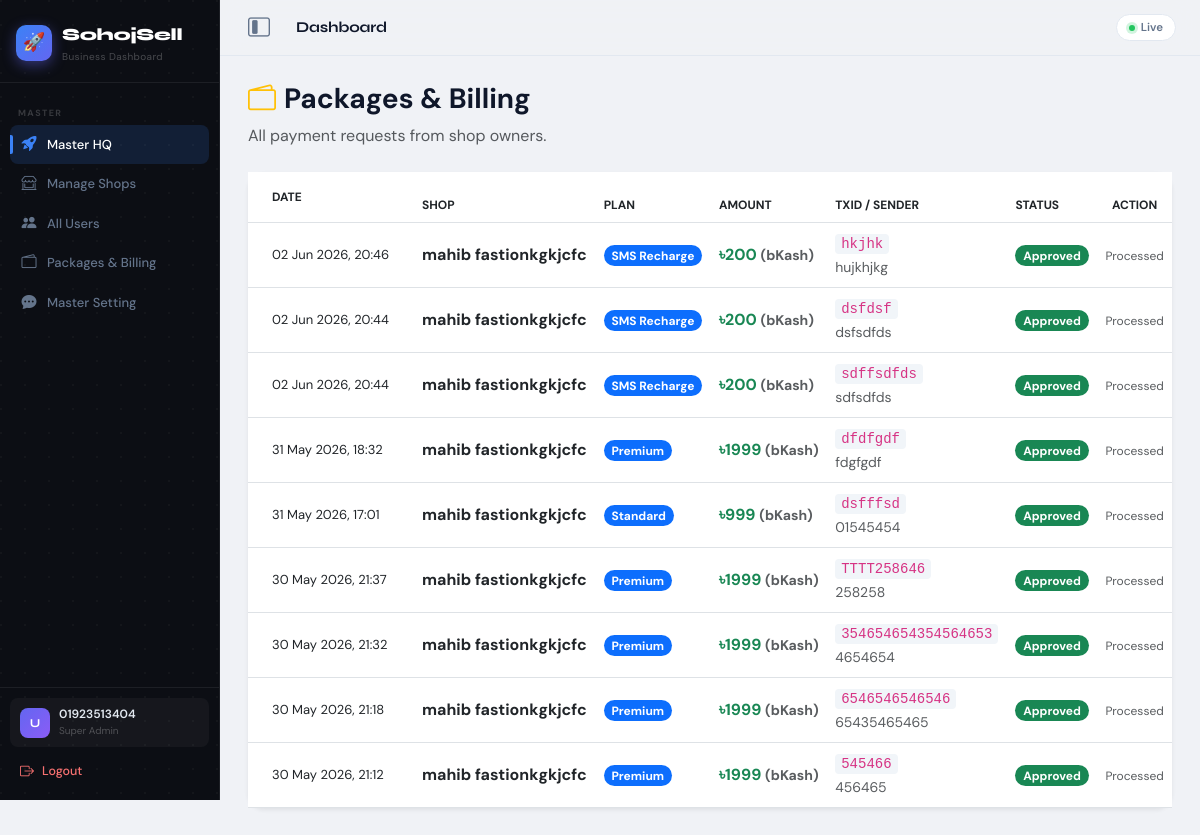
Screenshot of /saas-master/billing/ (signed in) with the database file from the repository.
### accounts/models.py (models this page shows, shortened)
class User(AbstractBaseUser, PermissionsMixin):
    phone_number = models.CharField(max_length=15, unique=True, verbose_name='Phone Number')
    name = models.CharField(max_length=100, blank=True, null=True, verbose_name='Full Name')
    is_active = models.BooleanField(default=True)
    is_staff = models.BooleanField(default=False)
    date_joined = models.DateTimeField(auto_now_add=True)
    objects = UserManager()
    USERNAME_FIELD = 'phone_number'
    REQUIRED_FIELDS = []

### store/models.py (models this page shows, shortened)
class PaymentRequest(models.Model):
    shop = models.ForeignKey(Shop, on_delete=models.CASCADE, related_name='payment_requests')
    plan_name = models.CharField(max_length=50)  # Basic, Standard, Premium
    payment_method = models.CharField(max_length=20, choices=[('bKash', 'bKash'), ('Nagad', 'Nagad')])
    sender_number = models.CharField(max_length=15)
    transaction_id = models.CharField(max_length=100, unique=True)
    amount = models.DecimalField(max_digits=10, decimal_places=2)
    STATUS_CHOICES = [
        ('Pending', 'Pending'),
        ('Approved', 'Approved'),
        ('Rejected', 'Rejected'),
    ]
    status = models.CharField(max_length=20, choices=STATUS_CHOICES, default='Pending')
    created_at = models.DateTimeField(auto_now_add=True)

class Shop(models.Model):
    user = models.OneToOneField(settings.AUTH_USER_MODEL, on_delete=models.CASCADE, related_name='shop')
    name = models.CharField(max_length=200)
    slug = models.SlugField(max_length=100, unique=True, blank=True, null=True)
    custom_domain = models.CharField(max_length=255, blank=True, null=True, unique=True, help_text='e.g. www.myanshop.com')
    facebook_page_url = models.URLField(max_length=255, blank=True, null=True)
    instagram_link = models.URLField(max_length=255, blank=True, null=True)
    youtube_link = models.URLField(max_length=255, blank=True, null=True)
    privacy_policy = models.TextField(blank=True, null=True, help_text="আপনার স্টোরের প্রাইভেসি পলিসি লিখুন")
    return_policy = models.TextField(blank=True, null=True, help_text="আপনার স্টোরের রিটার্ন পলিসি লিখুন")
    phone = models.CharField(max_length=20, blank=True, null=True)
    address = models.TextField(blank=True, null=True)
    logo = models.ImageField(upload_to='shop_logos/', blank=True, null=True)
    store_tagline = models.CharField(max_length=200, blank=True, null=True, help_text='e.g. Fast Delivery | Best Quality')
    store_banner_color = models.CharField(max_length=7, default='#0d6efd', help_text='Hex color for store banner')
    steadfast_api_key = models.CharField(max_length=255, blank=True, null=True)
    steadfast_secret_key = models.CharField(max_length=255, blank=True, null=True)
    pathao_store_id = models.CharField(max_length=255, blank=True, null=True)
    pathao_access_token = models.TextField(blank=True, null=True)
    redx_access_token = models.TextField(blank=True, null=True)
    sms_api_key = models.CharField(max_length=255, blank=True, null=True)
    sms_balance = models.IntegerField(default=0)
    is_sms_active = models.BooleanField(default=True, help_text="Turn on/off SMS sending")
    PLAN_CHOICES = (
        ('Free', 'Free (Trial)'),
        ('Basic', 'Basic'),
        ('Standard', 'Standard'),
        ('Premium', 'Premium'),
    )
    subscription_plan = models.CharField(max_length=20, choices=PLAN_CHOICES, default='Free')
    created_at = models.DateTimeField(auto_now_add=True)
    trial_ends_at = models.DateTimeField(default=get_trial_end_date)
    valid_until = models.DateField(null=True, blank=True, help_text='Plan valid until this date')
    is_locked = models.BooleanField(default=False, help_text='Account locked due to expired subscription')
    is_paid = models.BooleanField(default=False)

### store/views.py (the view)
# urls.py: path('saas-master/billing/', views.master_billing, name='master_billing'),  # NEW
@login_required(login_url='/accounts/login/')
def master_billing(request):
    if not request.user.is_superuser:
        return redirect('dashboard')
    from .models import PaymentRequest
    requests = PaymentRequest.objects.all().select_related('shop').order_by('-created_at')
    paginator = Paginator(requests, 20)
    page = request.GET.get('page', 1)
    try:
        page_obj = paginator.page(page)
    except (EmptyPage, PageNotAnInteger):
        page_obj = paginator.page(1)
    return render(request, 'store/master_billing.html', {'page_obj': page_obj})

### store/templates/store/master_billing.html (shortened to what this page needs)
{% extends 'store/base.html' %}
{% block content %}
<div class="mb-4">
  <h3 class="fw-bold"><i class="bi bi-wallet2 text-warning me-2"></i>Packages & Billing</h3>
  <p class="text-muted">All payment requests from shop owners.</p>
</div>
<div class="card border-0 shadow-sm rounded-4">
  <div class="table-responsive">
    <table class="table table-hover align-middle mb-0">
      <thead style="background:#f8fafc;">
        <tr style="font-size:12px;color:#64748b;font-weight:700;text-transform:uppercase;">
          <th class="px-4 py-3">Date</th>
          <th>Shop</th>
          <th>Plan</th>
          <th>Amount</th>
          <th>TxID / Sender</th>
          <th>Status</th>
          <th class="text-center">Action</th>
        </tr>
      </thead>
      <tbody>
        {% for req in page_obj %}
        <tr {% if req.status == 'Pending' %}style="background:#fffbeb;"{% endif %}>
          <td class="px-4" style="font-size:13px;">{{ req.created_at|date:"d M Y, H:i" }}</td>
          <td class="fw-bold text-dark">{{ req.shop.name }}</td>
          <td><span class="badge bg-primary rounded-pill">{{ req.plan_name }}</span></td>
          <td class="fw-bold text-success">৳{{ req.amount|floatformat:0 }} <small class="text-muted">({{ req.payment_method }})</small></td>
          <td>
             <code style="background:#f1f5f9;padding:2px 6px;border-radius:4px;">{{ req.transaction_id }}</code><br>
             <small class="text-muted">{{ req.sender_number }}</small>
          </td>
          <td>
            {% if req.status == 'Approved' %}<span class="badge bg-success rounded-pill">Approved</span>
            {% elif req.status == 'Rejected' %}<span class="badge bg-danger rounded-pill">Rejected</span>
            {% else %}<span class="badge bg-warning text-dark rounded-pill">Pending</span>{% endif %}
          </td>
          <td class="text-center">
            {% if req.status == 'Pending' %}
            <form method="POST" action="{% url 'approve_payment' req.id %}" class="d-inline">
              {% csrf_token %}
              <div class="d-flex align-items-center gap-1 justify-content-center">
                <input type="number" name="advance_days" value="30" class="form-control form-control-sm rounded-pill text-center" style="width:60px;" title="Days">
                <button type="submit" class="btn btn-success btn-sm rounded-pill"><i class="bi bi-check-lg"></i></button>
                <a href="{% url 'reject_payment' req.id %}" class="btn btn-outline-danger btn-sm rounded-pill" onclick="return confirm('Reject this payment?')"><i class="bi bi-x-lg"></i></a>
              </div>
            </form>
            {% else %}
              <span class="text-muted" style="font-size:12px;">Processed</span>
            {% endif %}
          </td>
        </tr>
        {% empty %}
        <tr><td colspan="7" class="text-center py-4 text-muted">No payment requests found</td></tr>
        {% endfor %}
      </tbody>
    </table>
  </div>
</div>
{% endblock %}

### store/templates/store/base.html (shortened to what this page needs)
<!DOCTYPE html>
<html lang="en">
<head>
    <link href="https://cdn.jsdelivr.net/npm/bootstrap@5.3.0/dist/css/bootstrap.min.css" rel="stylesheet">
    <link rel="stylesheet" href="https://cdn.jsdelivr.net/npm/bootstrap-icons@1.10.5/font/bootstrap-icons.css">
</head>
<body>
<div class="app-shell">
  <aside class="sidebar" id="sidebar">
    <div class="sb-logo">
      <div class="sb-logo-row">
        <div class="sb-logo-icon">🚀</div>
        <div>
          <div class="sb-logo-text">SohojSell</div>
          <div class="sb-logo-sub">Business Dashboard</div>
        </div>
      </div>
    </div>
    <nav class="sb-nav">
      {% if request.user.is_superuser %}
        <div class="sb-label">Master</div>
        <a href="{% url 'master_dashboard' %}" class="sb-link {% if '/saas-master/' in request.path %}active{% endif %}">
          <i class="bi bi-rocket-takeoff-fill"></i> <span class="sb-text-hide">Master HQ</span>
        </a>
        <a href="{% url 'manage_shops' %}" class="sb-link"><i class="bi bi-shop-window"></i> <span class="sb-text-hide">Manage Shops</span></a>
        <a href="{% url 'all_users' %}" class="sb-link"><i class="bi bi-people-fill"></i> <span class="sb-text-hide">All Users</span></a>
        <a href="{% url 'master_billing' %}" class="sb-link"><i class="bi bi-wallet2"></i> <span class="sb-text-hide">Packages & Billing</span></a>
        <a href="{% url 'master_settings' %}" class="sb-link"><i class="bi bi-chat-dots-fill"></i> <span class="sb-text-hide">Master Setting</span></a>
      {% endif %}
    </nav>
    <div class="sb-bottom">
      <div class="sb-user">
        <div class="sb-avatar">{{ request.user.name|default:"U"|first|upper }}</div>
        <div>
          <div class="sb-u-name">{{ request.user.name|default:request.user.phone_number }}</div>
          <div class="sb-u-role">
            {% if request.user.is_superuser %}Super Admin
            {% elif request.user.is_shop_staff %}Staff
            {% else %}Shop Owner{% endif %}
          </div>
        </div>
      </div>
      <a href="{% url 'logout' %}" class="sb-logout">
        <i class="bi bi-box-arrow-right"></i> <span class="sb-text-hide">Logout</span>
      </a>
    </div>
  </aside>
  <div class="main-area">
    <div class="topbar">
      <button class="desktop-toggle" onclick="toggleDesktopSidebar()" aria-label="Toggle Sidebar" title="Minimize Sidebar">
        <i class="bi bi-layout-sidebar-inset"></i>
      </button>
      <div class="topbar-title">{% block page_title %}Dashboard{% endblock %}</div>
      <div class="topbar-right">
        <div class="live-pill">
          <span class="live-dot"></span> Live
        </div>
      </div>
    </div>
    <div class="page-content">
      {% block content %}{% endblock %}
    </div>
  </div>
</div>
</body>
</html>

### rows the page displays
User: user.name|first "U", user.name "01923513404"
PaymentRequest: created_at "02 Jun 2026, 20:46", shop.name "mahib fastionkgkjcfc", plan_name "SMS Recharge", amount "200", payment_method "bKash", transaction_id "hkjhk", sender_number "hujkhjkg", status "Approved"
PaymentRequest: created_at "02 Jun 2026, 20:44", shop.name "mahib fastionkgkjcfc", plan_name "SMS Recharge", amount "200", payment_method "bKash", transaction_id "dsfdsf", sender_number "dsfsdfds", status "Approved"
PaymentRequest: created_at "02 Jun 2026, 20:44", shop.name "mahib fastionkgkjcfc", plan_name "SMS Recharge", amount "200", payment_method "bKash", transaction_id "sdffsdfds", sender_number "sdfsdfds", status "Approved"
PaymentRequest: created_at "31 May 2026, 18:32", shop.name "mahib fastionkgkjcfc", plan_name "Premium", amount "1999", payment_method "bKash", transaction_id "dfdfgdf", sender_number "fdgfgdf", status "Approved"
PaymentRequest: created_at "31 May 2026, 17:01", shop.name "mahib fastionkgkjcfc", plan_name "Standard", amount "999", payment_method "bKash", transaction_id "dsfffsd", sender_number "01545454", status "Approved"
PaymentRequest: created_at "30 May 2026, 21:37", shop.name "mahib fastionkgkjcfc", plan_name "Premium", amount "1999", payment_method "bKash", transaction_id "TTTT258646", sender_number "258258", status "Approved"
PaymentRequest: created_at "30 May 2026, 21:32", shop.name "mahib fastionkgkjcfc", plan_name "Premium", amount "1999", payment_method "bKash", transaction_id "354654654354564653", sender_number "4654654", status "Approved"
PaymentRequest: created_at "30 May 2026, 21:18", shop.name "mahib fastionkgkjcfc", plan_name "Premium", amount "1999", payment_method "bKash", transaction_id "6546546546546", sender_number "65435465465", status "Approved"
PaymentRequest: created_at "30 May 2026, 21:12", shop.name "mahib fastionkgkjcfc", plan_name "Premium", amount "1999", payment_method "bKash", transaction_id "545466", sender_number "456465", status "Approved"
